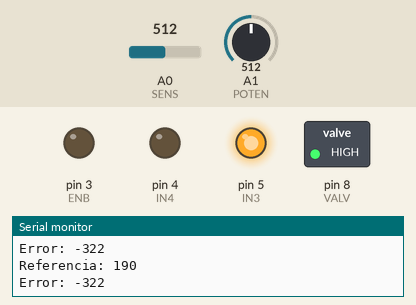
Bench run of a sketch on a simulated Arduino Uno, built with avr-gcc and run on an emulated ATmega328P. Parts: switched loads named in the sketch (green lamp = pin HIGH), output pins drawn as LEDs (lit = HIGH), the last lines printed to the serial monitor. The test bench sets the inputs (shaded band); at power-on: A0 (SENS) = 512, A1 (POTEN) = 512.

Above: at 1.2 s.
1.3 s: A0 (SENS) set to 122
At 2.1 s:
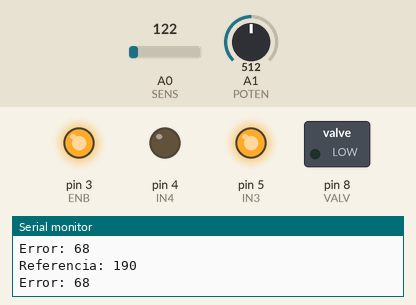
2.8 s: A0 (SENS) set to 306
At 3.7 s:
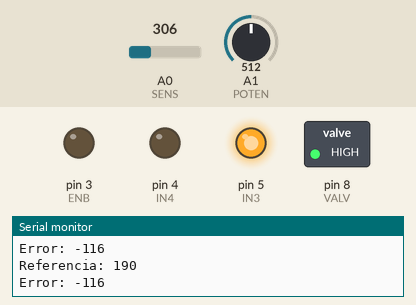
4.3 s: A0 (SENS) set to 0
At 5.2 s:
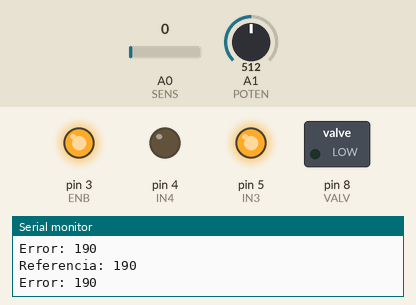
Timing chart, 0 to 7.3 s (numbered marks = the images above; inputs shaded):
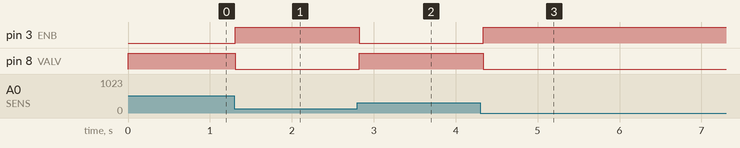

The sketch:

PLANTA_CON_ERROR.ino
```cpp
int IN3 = 5;    // Input3 conectada al pin 5 -> bomba
int IN4 = 4;    // Input4 conectada al pin 4 -> bomba
int ENB = 3;    // ENB conectada al pin 3 de Arduino -> Enable de bomba
int VALV = 8;
int SENS = A0;
int POTEN = A1;
bool bandera = 1;

int sensor;
int error;
int medicion;
int potenciometro;
int margen = 20;

void setup()
{
  pinMode(ENB, OUTPUT);
  pinMode(IN3, OUTPUT);
  pinMode(IN4, OUTPUT);
  pinMode(VALV, OUTPUT);

  digitalWrite (IN3, HIGH);
  digitalWrite (IN4, LOW);

  Serial.begin(9600);


}


void loop()
{
  sensor = analogRead(SENS);
  potenciometro = analogRead(POTEN);

  potenciometro = map(potenciometro,70,950,60,320);

  error = potenciometro - sensor;

  if(bandera){
    if(error < 0){
      analogWrite(ENB, 0);
      analogWrite(VALV, 255);
    }
    else if(error > 0){
      analogWrite(ENB, 255);
      analogWrite(VALV, 0);
    }
    else bandera = 0;
  }
  else{
    if(error > -margen && error < margen){
      analogWrite(ENB, 0);
      analogWrite(VALV, 0);
    }
    else if(error < 0){
      analogWrite(ENB, 0);
      analogWrite(VALV, 255);
      bandera = 1;
    }
    else if(error > 0){
      analogWrite(ENB, 255);
      analogWrite(VALV, 0);
      bandera = 1;
    }
  }

  Serial.print("Referencia: ");
  Serial.println(potenciometro);
  Serial.print("Error: ");
  Serial.println(error);
  delay(100);
}
```

Measured:
- after the input at 1.3 s, pin 3 (ENB): LOW → HIGH at once; pin 8 (VALV): HIGH → LOW at once
- after the input at 2.8 s, pin 3 (ENB): HIGH → LOW at once; pin 8 (VALV): LOW → HIGH at once
- after the input at 4.3 s, pin 3 (ENB): LOW → HIGH at once; pin 8 (VALV): HIGH → LOW at once
